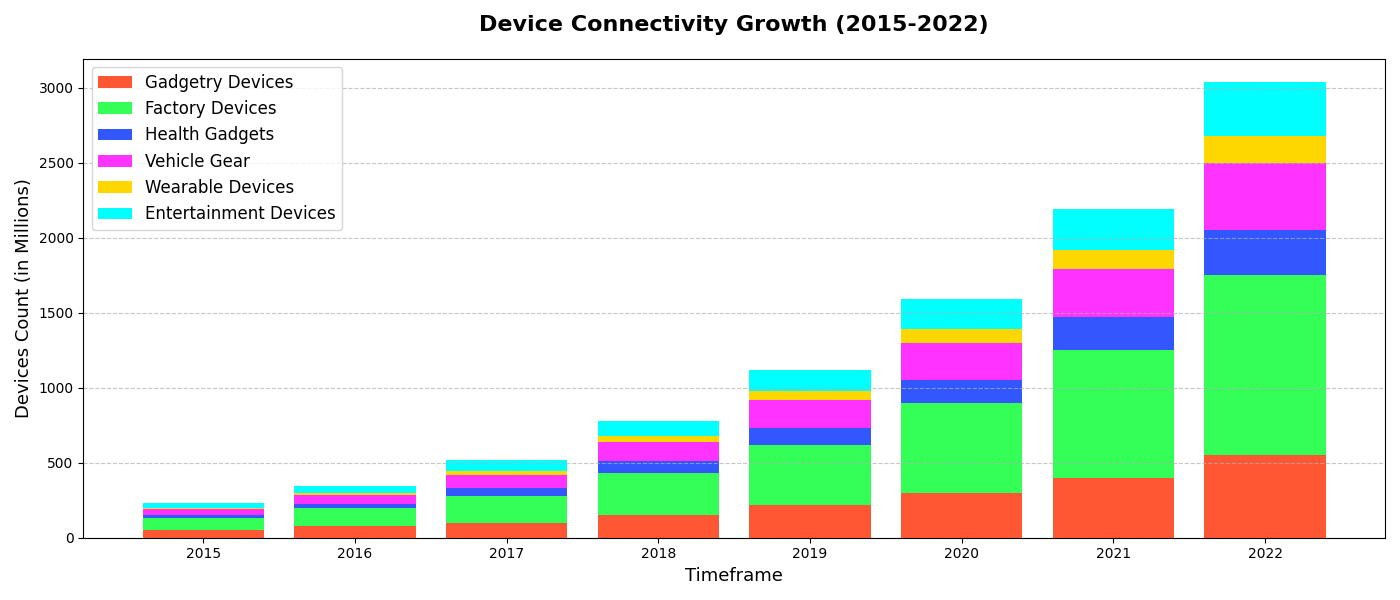

The Python source for this figure:
import matplotlib.pyplot as plt
import numpy as np

# Data
years = np.array([2015, 2016, 2017, 2018, 2019, 2020, 2021, 2022])
smart_home_devices = np.array([50, 75, 100, 150, 220, 300, 400, 550])
industrial_devices = np.array([80, 120, 180, 280, 400, 600, 850, 1200])
healthcare_devices = np.array([20, 30, 50, 80, 110, 150, 220, 300])
automotive_devices = np.array([40, 60, 90, 130, 190, 250, 320, 450])
wearable_devices = np.array([10, 15, 25, 40, 60, 90, 130, 180])
entertainment_devices = np.array([30, 45, 70, 100, 140, 200, 270, 360])

# Positions for the bars
x_pos = np.arange(len(years))

fig, ax1 = plt.subplots(figsize=(14, 6))

# Stacked bar chart for each category
ax1.bar(x_pos, smart_home_devices, label='Gadgetry Devices', color='#FF5733')
ax1.bar(x_pos, industrial_devices, bottom=smart_home_devices, label='Factory Devices', color='#33FF57')
ax1.bar(x_pos, healthcare_devices, bottom=smart_home_devices + industrial_devices, label='Health Gadgets', color='#3357FF')
ax1.bar(x_pos, automotive_devices, bottom=smart_home_devices + industrial_devices + healthcare_devices, label='Vehicle Gear', color='#FF33FF')
ax1.bar(x_pos, wearable_devices, bottom=smart_home_devices + industrial_devices + healthcare_devices + automotive_devices, label='Wearable Devices', color='#FFD700')
ax1.bar(x_pos, entertainment_devices, bottom=smart_home_devices + industrial_devices + healthcare_devices + automotive_devices + wearable_devices, label='Entertainment Devices', color='#00FFFF')

# Set titles and labels
ax1.set_title('Device Connectivity Growth (2015-2022)', fontsize=16, fontweight='bold', pad=20)
ax1.set_ylabel('Devices Count (in Millions)', fontsize=13)
ax1.set_xlabel('Timeframe', fontsize=13)
ax1.set_xticks(x_pos)
ax1.set_xticklabels(years)
ax1.legend(loc='upper left', fontsize=12)
ax1.grid(axis='y', linestyle='--', alpha=0.7)

plt.tight_layout()
plt.show()
